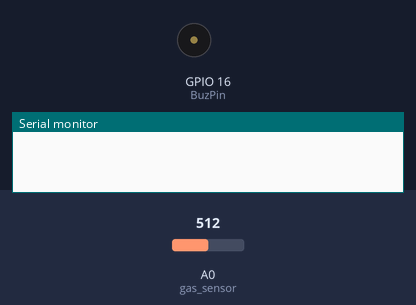
Recording of a sketch running on a simulated ESP8266 (NodeMCU). On the bench: buzzer (waves = sounding, pin HIGH), the last lines printed to the serial monitor. Inputs (shaded band) come from the test bench; at power-on: A0 (gas_sensor) = 512.

Above: at 0.1 s.
At 73.5 s:
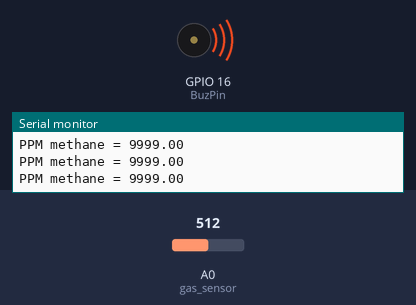
Timing chart, 0 to 95.7 s (numbered marks = the images above):
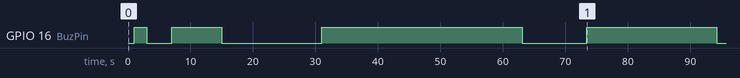

The sketch:

SnifferESPWifiOffMainFuncTimer.ino
```cpp
#define FREQUENCY    80                  // valid 80, 160
#define BuzPin  16                 // Buzzer connected to digital pin 04

volatile uint8_t buzzFlag = 0;
volatile uint8_t serialFlag = 0;

void timer0_ISR (void) {

  timer0_write(ESP.getCycleCount() + 80000000L); // 80MHz == 1sec
  buzzFlag = 1;
  serialFlag = 1;
}
#include "ESP8266WiFi.h"
extern "C" {
#include "user_interface.h"
}

int gas_sensor = A0; //Sensor pin
float m = -0.318; //Slope
float b = 1.133; //Y-Intercept
float R0 = 192.12; //Sensor Resistance in fresh air from previous code
const int thresVal = 100;
bool buzzerState = LOW;

void setup() {
  Serial.begin(9600); //Baud rate
  pinMode(gas_sensor, INPUT); //Set gas sensor as input
  pinMode(BuzPin, OUTPUT);
  WiFi.disconnect();
  WiFi.mode(WIFI_OFF);
  WiFi.forceSleepBegin();
  delay(1);
  system_update_cpu_freq(FREQUENCY);
  noInterrupts();
  timer0_isr_init();
  timer0_attachInterrupt(timer0_ISR);
  timer0_write(ESP.getCycleCount() + 80000000L); // 80MHz == 1sec
  interrupts();
}

void loop() {
  float sensor_volt; //Define variable for sensor voltage
  float RS_gas; //Define variable for sensor resistance
  float ratio; //Define variable for ratio
  float sensorValue = analogRead(gas_sensor); //Read analog values of sensor
  sensor_volt = sensorValue * (5.0 / 1023.0); //Convert analog values to voltage
  RS_gas = ((5.0 * 9.78) / sensor_volt) - 9.78; //Get value of RS in a gas
  ratio = RS_gas / R0;   // Get ratio RS_gas/RS_air

  double ppm_log = (log10(ratio) - b) / m; //Get ppm value in linear scale according to the the ratio value
  double ppm = pow(10, ppm_log); //Convert ppm value to log scale

    if(ppm >= 10000)
  {
    ppm = 9999;
  }

    if (ppm > thresVal )
    give_alarm();
  else
  {
    digitalWrite(BuzPin, LOW);
  }


  if (serialFlag == 1)
     {
      Serial.print("PPM methane = ");
      Serial.println(ppm);
      serialFlag = 0;
     }
}

void give_alarm()
{
  if(buzzFlag == 1)
  {
    digitalWrite(BuzPin, !(digitalRead(BuzPin)));
    buzzFlag = 0;
  }
}
```

Measured:
- by itself, GPIO 16 (BuzPin): LOW → HIGH at 1.0 s, → LOW 2.0 s later, → HIGH 4.0 s later, → LOW 8.0 s later, … (8 changes in this stretch)
